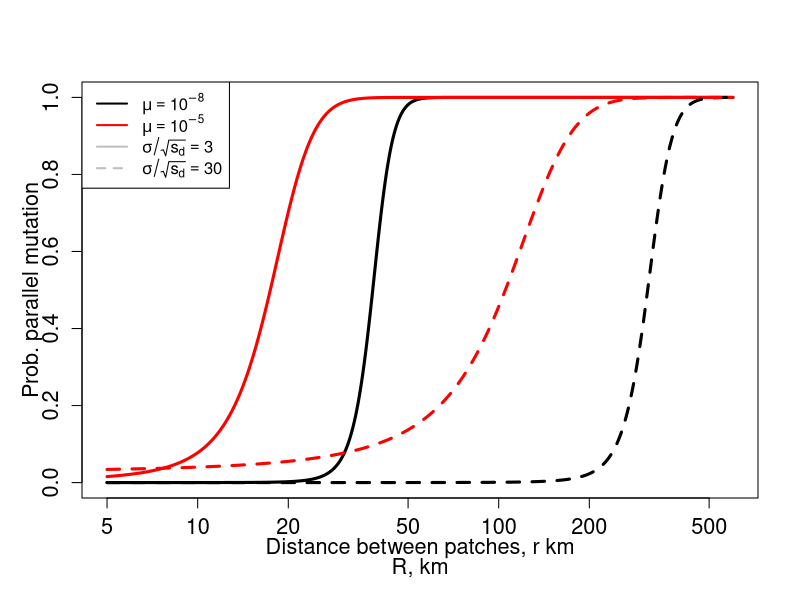
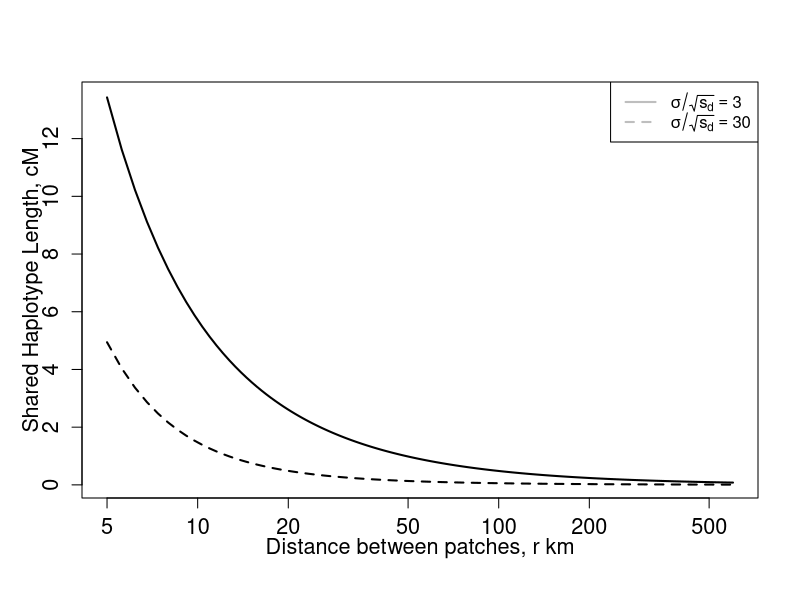
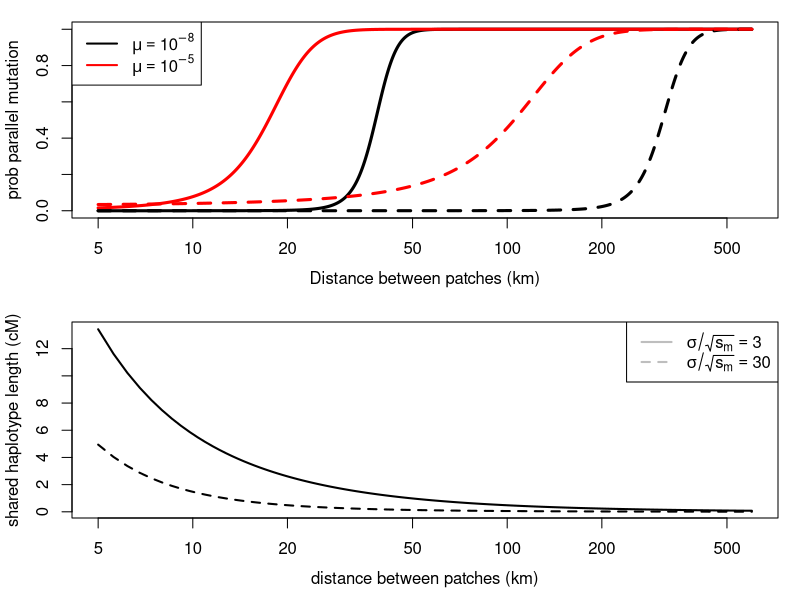

Recreate these plots in R, in order.
char.length= c(3,30)  ## sigma /sqrt(s)


A=100

pdf(file="Lava_flow_mice_prob_parallel.pdf",pointsize=10,width=5,height=4)
layout((1:2))
par(mar=c(4,3.5,1,1)+.1)
R = seq(5,600,length=10000) ##distance in Km

#layout(t(1:2))
mu = 1e-8
prob.parallel <- mu*A/(mu*A + (1/char.length[1])* exp(-R/char.length[1]))  ##assuming sigma=1
plot(R, prob.parallel,type="l",lwd=3, xlab="", ylab="",log="x") 
mtext(side=2,line=2.5,"prob parallel mutation")
mu=1e-5
prob.parallel <- mu*A/(mu*A + (1/char.length[1])* exp(-R/char.length[1]))  ##assuming sigma=1

lines(R, prob.parallel,lwd=3,col="red")


R = seq(5,600,length=1000) ##distance in Km
mu = 1e-8
prob.parallel <- mu*A/(mu*A + (1/char.length[2])* exp(-R/char.length[2]))  ##assuming sigma=1
lines(R, prob.parallel,lty=2,lwd=3)

mu=1e-5
prob.parallel <- mu*A/(mu*A + (1/char.length[2])* exp(-R/char.length[2]))  ##assuming sigma=1

lines(R, prob.parallel,lwd=3,col="red",lty=2)

# legend("topleft", legend=expression(mu == 10^-8, mu == 10^-5, sigma/sqrt(s[m]) == 3,sigma/sqrt(s[m]) == 30),col=c("black","red","grey","grey"),lty=c(1,1,1,2),lwd=2)
legend("topleft", legend=expression(mu == 10^-8, mu == 10^-5), col=c("black","red"),lty=c(1,1),lwd=2)

mtext(side=1,line=2.5,"Distance between patches (km)")


####haplotype lengths
##assuming sigma=1
length.hap.1<-sqrt(2)*1/(char.length[1])/R +1/R^2
length.hap.2<-sqrt(2)*1/(char.length[2])/R +1/R^2
plot(R,length.hap.1*100,type="l",log="x",ylab="", xlab="",lty=1,lwd=2)
mtext(side=2,line=2.5,"shared haplotype length (cM)")
mtext(side=1,line=2.5,"distance between patches (km)")
lines(R,length.hap.2*100,lty=2,lwd=2)

legend("topright", legend=expression( sigma/sqrt(s[m]) == 3,sigma/sqrt(s[m]) == 30),col=c("grey","grey"),lty=c(1,2),lwd=2)


dev.off()

## dev.copy2pdf(file="~/Dropbox/postdocs/Peter/Spatial_adaptation/Lava_flow_mice_prob_parallel.pdf")




######version of graphs for SMBE

R = seq(5,600,length=10000) ##distance in Km

#layout(t(1:2))
mu = 1e-8
prob.parallel <- mu*A/(mu*A + (1/char.length[1])* exp(-R/char.length[1]))  ##assuming sigma=1
plot(R, prob.parallel,type="l",lwd=3, xlab="R, km",ylab="",cex.lab=1.3,cex.axis=1.3,log="x") 
mtext(side=2,line=2,"Prob. parallel mutation",cex=1.3)
mu=1e-5
prob.parallel <- mu*A/(mu*A + (1/char.length[1])* exp(-R/char.length[1]))  ##assuming sigma=1

lines(R, prob.parallel,lwd=3,col="red")


R = seq(5,600,length=1000) ##distance in Km
mu = 1e-8
prob.parallel <- mu*A/(mu*A + (1/char.length[2])* exp(-R/char.length[2]))  ##assuming sigma=1
lines(R, prob.parallel,lty=2,lwd=3)

mu=1e-5
prob.parallel <- mu*A/(mu*A + (1/char.length[2])* exp(-R/char.length[2]))  ##assuming sigma=1

lines(R, prob.parallel,lwd=3,col="red",lty=2)

legend("topleft", legend=expression(mu == 10^-8, mu == 10^-5, sigma/sqrt(s[d]) == 3,sigma/sqrt(s[d]) == 30),col=c("black","red","grey","grey"),lty=c(1,1,1,2),lwd=2)

mtext(side=1,line=2,"Distance between patches, r km",cex=1.3)

dev.copy2pdf(file="~/Dropbox/Talks_posters/SMBE-2014/Lava_flow_mice_prob_parallel.pdf")

####haplotype lengths
##assuming sigma=1
length.hap.1<-sqrt(2)*1/(char.length[1])/R +1/R^2
length.hap.2<-sqrt(2)*1/(char.length[2])/R +1/R^2
plot(R,length.hap.1*100,type="l",log="x",ylab="", xlab="",lty=1,lwd=2,cex.lab=1.3,cex.axis=1.3)
mtext(side=2,line=2,"Shared Haplotype Length, cM",cex=1.3)
mtext(side=1,line=2,"Distance between patches, r km",cex=1.3)
lines(R,length.hap.2*100,lty=2,lwd=2)

legend("topright", legend=expression( sigma/sqrt(s[d]) == 3,sigma/sqrt(s[d]) == 30),col=c("grey","grey"),lty=c(1,2),lwd=2)

dev.copy2pdf(file="~/Dropbox/Talks_posters/SMBE-2014/Lava_flow_mice_length_haplotype.pdf")
